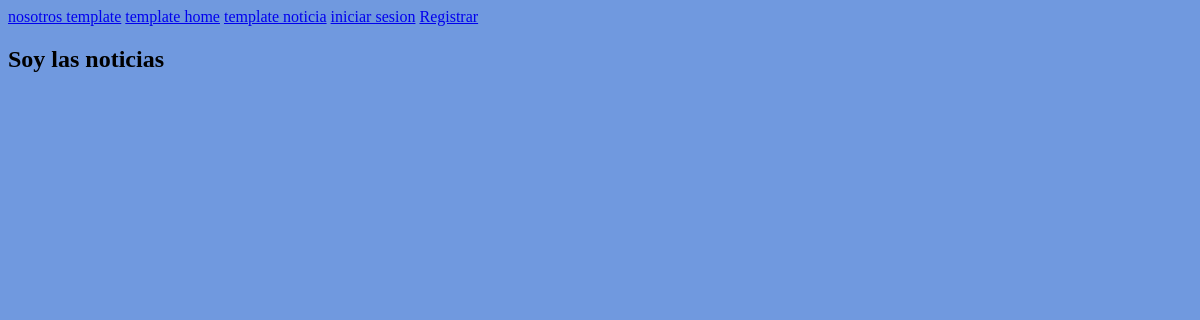
Before: /noticia/ with the older database file.
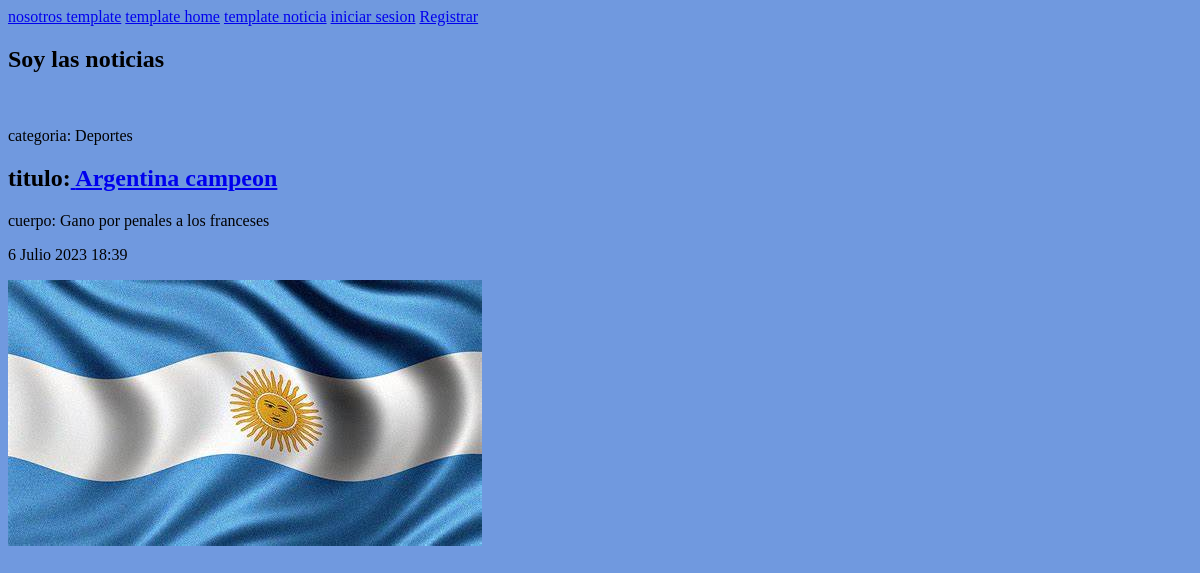
After: the same page with the newer database file.
### apps/noticias/models.py (models this page shows, shortened)
class Noticia(models.Model):
    titulo = models.CharField(max_length=150)
    cuerpo = models.TextField()
    fecha = models.DateTimeField(auto_now_add=True)
    imagen = models.ImageField(upload_to='noticias')
    categoria_noticia = models.ForeignKey(Categoria, on_delete=models.CASCADE)

class Categoria(models.Model):
    nombre = models.CharField(max_length=50)
    def __str__(self) -> str:
        return self.nombre

### apps/noticias/views.py (the view)
# urls.py: path('', views.inicio, name="inicio"),
def inicio(request):
    ctx = {}
    noticia = Noticia.objects.all()
    ctx["noticias"] = noticia
    return render(request, 'noticias/inicio.html', ctx)

### templates/noticias/inicio.html (shortened to what this page needs)
{% extends 'base.html' %}
{% load static %}
{% block contenido%}
<h2>Soy las noticias</h2>
{% for noticia in noticias %}
<p>categoria: {{noticia.categoria_noticia}}</p>
<h2>titulo:<a href="{% url 'noticias:inicio' %}"> <strong>{{ noticia.titulo }}</strong></a></h2>
<p>cuerpo: {{ noticia.cuerpo }}</p>
<p>{{noticia.fecha}}</p>
<img src="{{ noticia.imagen.url }}" alt="">
{% endfor %}
{% endblock contenido%}

### templates/base.html (shortened to what this page needs)
{% load static %}
<!DOCTYPE html>
<html lang="en">
<head>
    <link rel="stylesheet" href="{% static 'css/main.css'%}">
</head>
<body class="contenedor">
    <div>
        <a href="{% url 'nosotros' %}"> nosotros template</a>
        <a href="{% url 'home' %}"> template home</a>
        <a href="{% url 'noticias:inicio' %}"> template noticia</a>
        {% if user.is_authenticated %}
        <p> Bienvenido {{ user.username }}</p>
        <a href="{% url 'logout' %}"> cerrar sesion</a>
        {% else %}
        <a href="{% url 'login' %}"> iniciar sesion</a>
        <a href="{% url 'usuarios:registro' %}">Registrar</a>
        {% endif %}
    </div>
    {% block contenido %}
    {% endblock contenido%}
</body>
</html>

### static/css/main.css (style rules this page uses)
.contenedor { background-color: rgb(112, 153, 223); }

Changed rows visible on the page:
added Noticia: categoria_noticia "Deportes", titulo "Argentina campeon", cuerpo "Gano por penales a los franceses", fecha "6 Julio 2023 18:39", imagen (picture)
